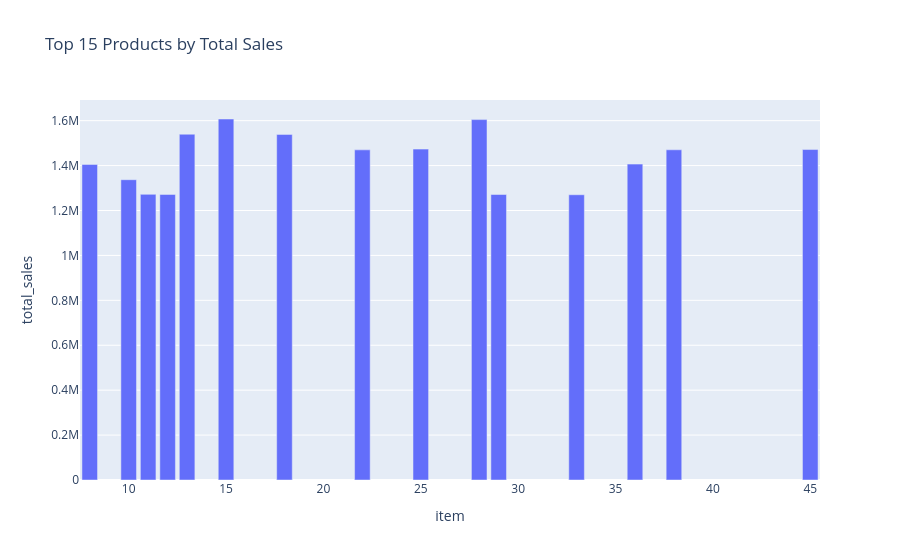

Notebook code cell kept with this figure:
### Code cell
fig = px.bar(
    product_sales.head(15),
    x="item",
    y="total_sales",
    title="Top 15 Products by Total Sales",
    hover_data=[
        "average_sales",
        "median_sales",
        "sales_std"
    ]
)

fig.show()

### Figure 1 — Plotly figure (JSON) as saved in the notebook; plotly's stock layout.template omitted (floating-point values rounded to 4 significant figures)
{"data": [{"customdata": [[88.03, 85.0, 29.52], [87.88, 85.0, 29.5], [84.32, 81.0, 28.31], [84.28, 81.0, 28.43], [80.69, 78.0, 27.24], [80.58, 78.0, 27.32], [80.52, 77.0, 27.14], [80.5, 78.0, 27.12], [77.03, 74.0, 26.07], [76.95, 74.0, 26.13], [73.23, 70.0, 24.82], [69.66, 67.0, 23.74], [69.63, 67.0, 23.74], [69.62, 67.0, 23.64], [69.56, 67.0, 23.72]], "hovertemplate": "item=%{x}<br>total_sales=%{y}<br>average_sales=%{customdata[0]}<br>median_sales=%{customdata[1]}<br>sales_std=%{customdata[2]}<extra></extra>", "legendgroup": "", "marker": {"color": "#636efa", "pattern": {"shape": ""}}, "name": "", "orientation": "v", "showlegend": false, "textposition": "auto", "type": "bar", "x": [15, 28, 13, 18, 25, 45, 38, 22, 36, 8, 10, 11, 12, 29, 33], "xaxis": "x", "y": [1607442, 1604713, 1539621, 1538876, 1473334, 1471467, 1470330, 1469971, 1406548, 1405108, 1337133, 1271925, 1271534, 1271240, 1270183], "yaxis": "y"}], "layout": {"barmode": "relative", "legend": {"tracegroupgap": 0}, "title": {"text": "Top 15 Products by Total Sales"}, "xaxis": {"anchor": "y", "domain": [0, 1], "title": {"text": "item"}}, "yaxis": {"anchor": "x", "domain": [0, 1], "title": {"text": "total_sales"}}}}
